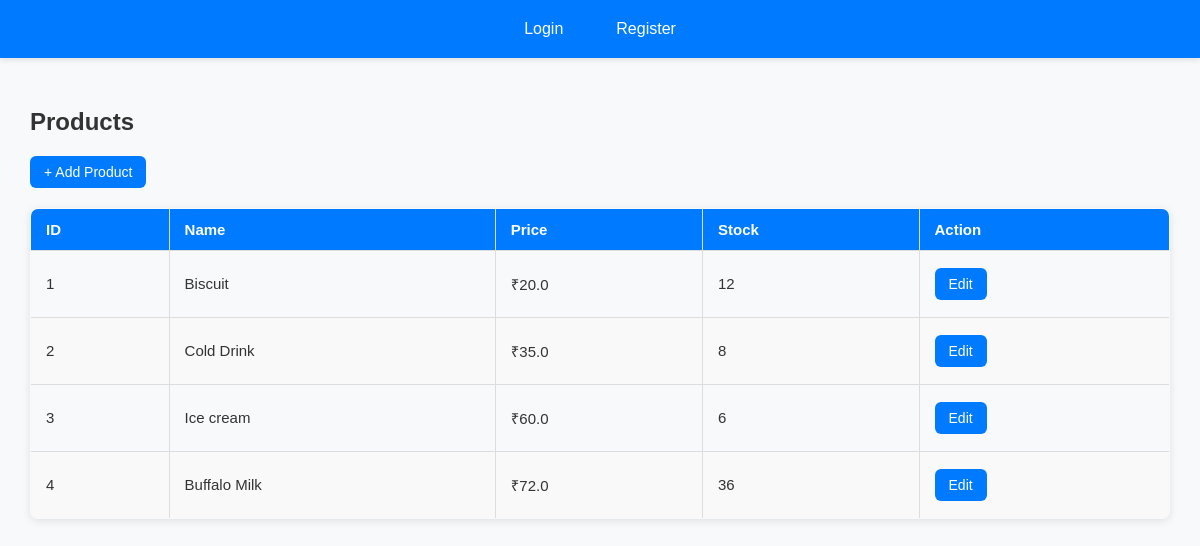
/admin/products/, run on the app's committed database.
### app/admin/products/models.py (models this page shows)
class Product(db.Model):
    id = db.Column(db.Integer, primary_key=True)
    name = db.Column(db.String(150), nullable=False)
    price = db.Column(db.Float, nullable=False)
    stock = db.Column(db.Integer, default=0)

### app/admin/products/routes.py (the view)
@products_bp.route("/")
def manage_products():
    products = Product.query.all()
    return render_template("manage_product.html", products=products)

### app/admin/products/templates/manage_product.html (shortened to what this page needs)
{% extends "base.html" %}
{% block content %}
<h2 class="page-title">Products</h2>
<a href="{{ url_for('products.add_product') }}" class="btn">+ Add Product</a>
<table class="styled-table">
    <thead>
        <tr>
            <th>ID</th>
            <th>Name</th>
            <th>Price</th>
            <th>Stock</th>
            <th>Action</th>
        </tr>
    </thead>
    <tbody>
        {% for product in products %}
        <tr>
            <td>{{ product.id }}</td>
            <td>{{ product.name }}</td>
            <td>₹{{ product.price }}</td>
            <td>{{ product.stock }}</td>
            <td>
                <a href="{{ url_for('products.edit_product', id=product.id) }}" class="btn btn-edit">Edit</a>
            </td>
        </tr>
        {% endfor %}
    </tbody>
</table>
{% endblock %}

### app/static/style.css (style rules this page uses)
body { font-family: Arial, sans-serif; margin: 20px; }
table { border-collapse: collapse; }
table, th, td { border: 1px solid black; padding: 5px; }
a { text-decoration: none; color: blue; }

### app/templates/base.html (style rules this page uses)
body { margin: 0; font-family: Arial, sans-serif; background: #f8f9fa; color: #333; }

### app/admin/products/templates/manage_product.html (style rules this page uses)
.page-title { font-size: 24px; margin-bottom: 15px; color: #333; }
.btn { display: inline-block; padding: 8px 14px; margin: 5px 0; font-size: 14px; text-decoration: none; border-radius: 6px; background: #007bff; color: white; transition: background 0.3s ease, transform 0.2s ease; }
.btn-edit { background: #007bff; }
.styled-table { width: 100%; border-collapse: collapse; margin-top: 15px; font-size: 15px; box-shadow: 0 2px 8px rgba(0,0,0,0.1); border-radius: 8px; overflow: hidden; }
.styled-table thead tr { background-color: #007bff; color: #ffffff; text-align: left; }
.styled-table th, .styled-table td { padding: 12px 15px; border: 1px solid #ddd; }
.styled-table tbody tr:nth-child(even) { background-color: #f9f9f9; }

### data on the page
Product: id "1", name "Biscuit", price "20.0", stock "12"
Product: id "2", name "Cold Drink", price "35.0", stock "8"
Product: id "3", name "Ice cream", price "60.0", stock "6"
Product: id "4", name "Buffalo Milk", price "72.0", stock "36"
